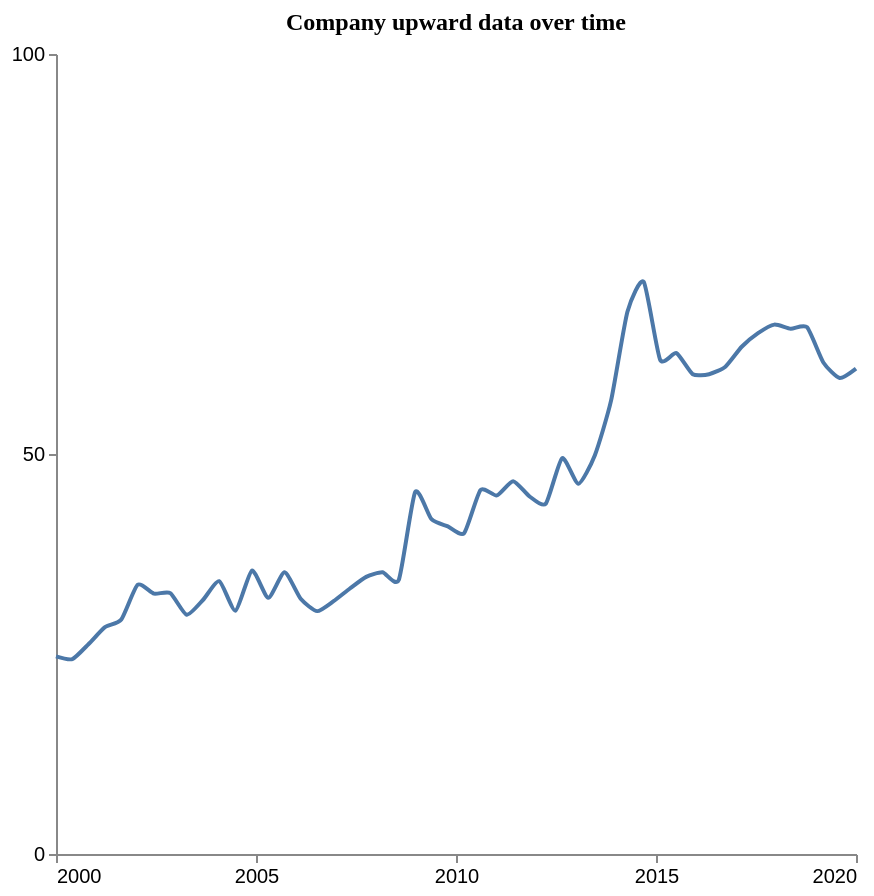

Express this chart as Vega-Lite.
### Vega-Lite specification from a JSON file in a GitHub repository (floating-point values rounded to 4 significant figures)
{"$schema": "https://vega.github.io/schema/vega-lite/v5.json", "description": "Pattern: Upward", "data": {"values": [{"X": 2000.0, "Y": 24.71}, {"X": 2000.0, "Y": 24.36}, {"X": 2001.0, "Y": 26.25}, {"X": 2001.0, "Y": 28.36}, {"X": 2002.0, "Y": 29.31}, {"X": 2002.0, "Y": 33.65}, {"X": 2002.0, "Y": 32.55}, {"X": 2003.0, "Y": 32.61}, {"X": 2003.0, "Y": 29.91}, {"X": 2004.0, "Y": 31.75}, {"X": 2004.0, "Y": 34.1}, {"X": 2004.0, "Y": 30.42}, {"X": 2005.0, "Y": 35.44}, {"X": 2005.0, "Y": 32.02}, {"X": 2006.0, "Y": 35.21}, {"X": 2006.0, "Y": 31.87}, {"X": 2007.0, "Y": 30.36}, {"X": 2007.0, "Y": 31.6}, {"X": 2007.0, "Y": 33.19}, {"X": 2008.0, "Y": 34.64}, {"X": 2008.0, "Y": 35.21}, {"X": 2009.0, "Y": 34.29}, {"X": 2009.0, "Y": 45.26}, {"X": 2009.0, "Y": 41.84}, {"X": 2010.0, "Y": 40.95}, {"X": 2010.0, "Y": 40.11}, {"X": 2011.0, "Y": 45.5}, {"X": 2011.0, "Y": 44.82}, {"X": 2011.0, "Y": 46.61}, {"X": 2012.0, "Y": 44.71}, {"X": 2012.0, "Y": 43.79}, {"X": 2013.0, "Y": 49.48}, {"X": 2013.0, "Y": 46.28}, {"X": 2013.0, "Y": 49.82}, {"X": 2014.0, "Y": 56.7}, {"X": 2014.0, "Y": 67.78}, {"X": 2015.0, "Y": 71.51}, {"X": 2015.0, "Y": 61.8}, {"X": 2016.0, "Y": 62.61}, {"X": 2016.0, "Y": 59.98}, {"X": 2016.0, "Y": 59.98}, {"X": 2017.0, "Y": 60.91}, {"X": 2017.0, "Y": 63.41}, {"X": 2018.0, "Y": 65.1}, {"X": 2018.0, "Y": 66.17}, {"X": 2018.0, "Y": 65.65}, {"X": 2019.0, "Y": 65.85}, {"X": 2019.0, "Y": 61.44}, {"X": 2020.0, "Y": 59.5}, {"X": 2020.0, "Y": 60.68}]}, "mark": {"type": "line", "interpolate": "cardinal", "tension": 0.4}, "encoding": {"x": {"field": "X", "type": "quantitative", "title": "", "axis": {"grid": false, "format": "d", "values": [2000, 2005, 2010, 2015, 2020], "tickSize": 4}, "scale": {"domain": [2000, 2020]}}, "y": {"field": "Y", "type": "quantitative", "title": "", "axis": {"grid": false, "format": "d", "values": [0, 50, 100], "tickSize": 4, "tickOpacity": 1}, "scale": {"domain": [0, 100]}}}, "title": {"text": "Company upward data over time", "anchor": "middle", "font": "Tahoma", "fontSize": 12}, "config": {"lineBreak": "^", "view": {"stroke": null}}, "height": 400, "width": 400, "autosize": "pad"}
